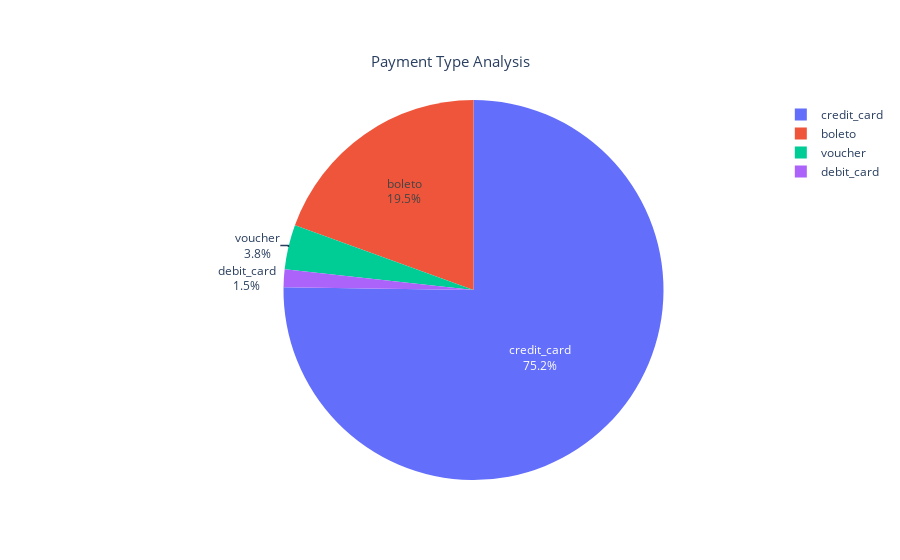

Notebook code cell kept with this figure:
### Code cell
import plotly.graph_objects as go

fig = go.Figure()
fig.add_trace(
    go.Pie(
        labels=payment_type_count.index, values=payment_type_count.values,
        textinfo='label+percent', insidetextorientation='horizontal'
    )
)
fig.update_layout(
    {
        "title": {
            "text": "Payment Type Analysis",
            "x": 0.5,
            "y": 0.9,
        "font": {
            "size": 15
        }
    },
        "showlegend": True
    }
)
fig.show()

### Figure 1 — Plotly figure (JSON) as saved in the notebook; plotly's stock layout.template omitted (floating-point values rounded to 4 significant figures)
{"data": [{"insidetextorientation": "horizontal", "labels": ["credit_card", "boleto", "voucher", "debit_card"], "textinfo": "label+percent", "type": "pie", "values": [76505, 19784, 3866, 1528]}], "layout": {"showlegend": true, "title": {"font": {"size": 15}, "text": "Payment Type Analysis", "x": 0.5, "y": 0.9}}}
